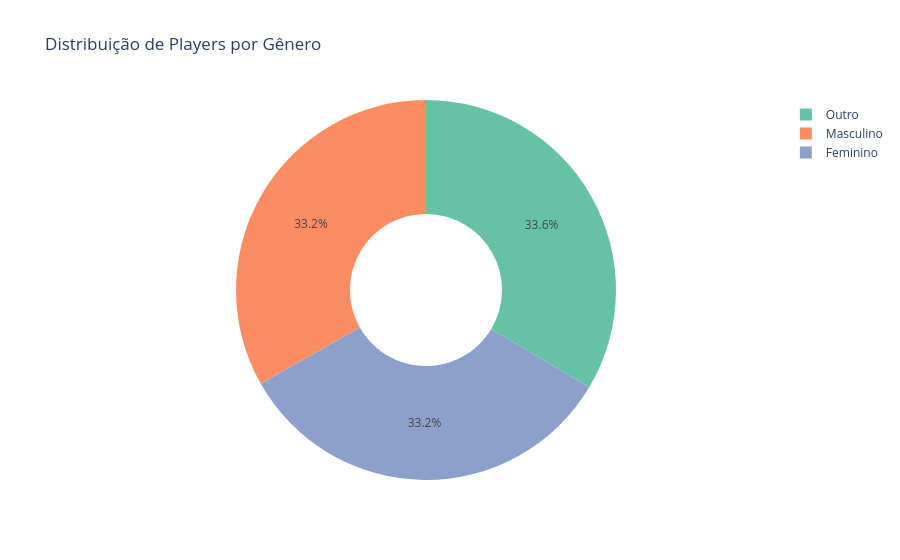

Source (notebook cell):
### Markdown cell above
### Distribuição por gênero

### Code cell
genero = df["sexo"].value_counts().reset_index() 
genero.columns = ["Genero", "Quantidade"]

fig = px.pie( 
    genero,
    names="Genero",
    values="Quantidade",
    title="Distribuição de Players por Gênero",
    hole=0.4,
    color_discrete_sequence=px.colors.qualitative.Set2
)

fig.show()

### Figure 1 — Plotly figure (JSON) as saved in the notebook; plotly's stock layout.template omitted (floating-point values rounded to 4 significant figures)
{"data": [{"domain": {"x": [0, 1], "y": [0, 1]}, "hole": 0.4, "hovertemplate": "Genero=%{label}<br>Quantidade=%{value}<extra></extra>", "labels": ["Outro", "Masculino", "Feminino"], "legendgroup": "", "name": "", "showlegend": true, "type": "pie", "values": [3356, 3322, 3322]}], "layout": {"legend": {"tracegroupgap": 0}, "piecolorway": ["rgb(102,194,165)", "rgb(252,141,98)", "rgb(141,160,203)", "rgb(231,138,195)", "rgb(166,216,84)", "rgb(255,217,47)", "rgb(229,196,148)", "rgb(179,179,179)"], "title": {"text": "Distribuição de Players por Gênero"}}}
